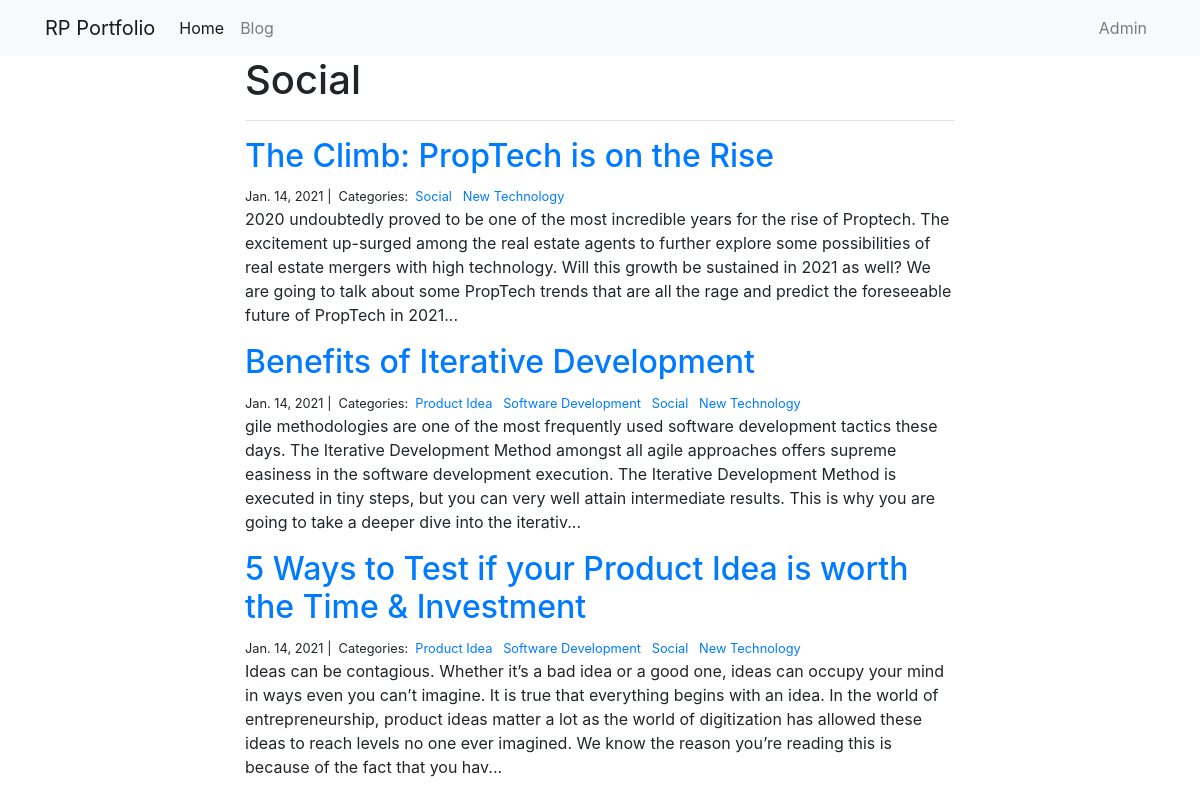
/blog/Social/, run on the app's committed database.
### blog/models.py (models this page shows)
class Category(models.Model):
    name = models.CharField(max_length=20)
    description = models.TextField()

class Post(models.Model):
    title = models.CharField(max_length=255)
    author = models.CharField(max_length=255)
    body = models.TextField()
    created_on = models.DateTimeField(auto_now_add=True)
    last_modified = models.DateTimeField(auto_now=True)
    categories = models.ManyToManyField("Category", related_name="posts")
    image = models.CharField(max_length=255)

### blog/views.py (the view)
# urls.py: path("<category>/", views.blog_category, name="blog_category"),
def blog_category(request, category):
    posts = Post.objects.filter(
        categories__name__contains=category
    ).order_by(
        '-created_on'
    )
    context = {
        "category": category,
        "posts": posts
    }
    return render(request, "blog_category.html", context)

### blog/templates/blog_category.html
{% extends "base.html" %}
{% block page_content %}
<div class="col-md-8 offset-md-2">
    <h1>{{ category | title }}</h1>
    <hr>
    {% for post in posts %}
        <h2><a href="{% url 'blog_detail' post.pk%}">{{ post.title }}</a></h2>
        <small>
            {{ post.created_on.date }} |&nbsp;
            Categories:&nbsp;
            {% for category in post.categories.all %}
            <a href="{% url 'blog_category' category.name %}">
                {{ category.name }}
            </a>&nbsp;
            {% endfor %}
        </small>
        <p>{{ post.body | slice:":400" }}...</p>
    {% endfor %}
</div>
{% endblock %}

### data on the page
Category: name "Social"
Post: title "The Climb: PropTech is on the Rise", created_on "Jan. 14, 2021", body "2020 undoubtedly proved to be one of the most incredible years for the rise of Proptech. The excitement up-surged among the real estate agents to further explore some possibilities of real estate mergers with high technology. Will this growth be sustained in 2021 as well? We are going to talk about some PropTech trends that are all the rage and predict the foreseeable future of PropTech in 2021"
Category: name "New Technology"
Post: title "Benefits of Iterative Development", created_on "Jan. 14, 2021", body "gile methodologies are one of the most frequently used software development tactics these days. The Iterative Development Method amongst all agile approaches offers supreme easiness in the software development execution. The Iterative Development Method is executed in tiny steps, but you can very well attain intermediate results. This is why you are going to take a deeper dive into the iterativ"
Category: name "Product Idea"
Category: name "Software Development"
Post: title "5 Ways to Test if your Product Idea is worth the Time & Investment", created_on "Jan. 14, 2021", body "Ideas can be contagious. Whether it’s a bad idea or a good one, ideas can occupy your mind in ways even you can’t imagine. It is true that everything begins with an idea. In the world of entrepreneurship, product ideas matter a lot as the world of digitization has allowed these ideas to reach levels no one ever imagined. We know the reason you’re reading this is because of the fact that you hav"
